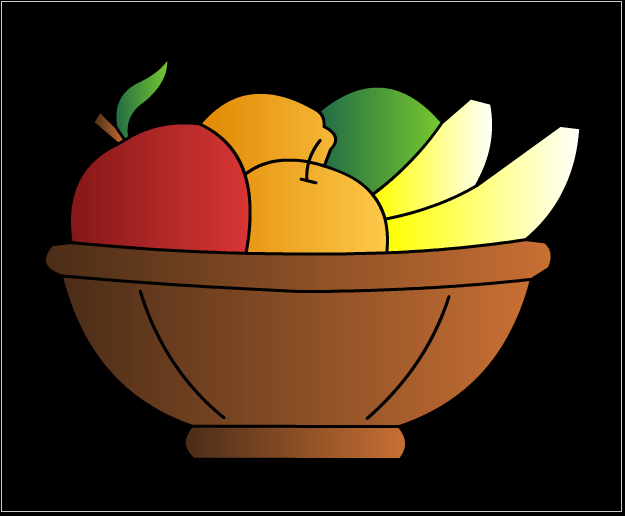
//> input picture imageprocessing/a.png, 625 x 516 px
$ ./track   (built with g++ and OpenCV 4)
//> lines starting //> are read from the running program, lines starting //| are printed output that depends on the picture; after the words box and inside, x2 and y2 are one past the last pixel; in counts of white or black regions, pixels touching at a corner belong together
#include "opencv2/core/core.hpp"
#include "opencv2/highgui/highgui.hpp"
#include "opencv2/imgproc/imgproc.hpp"
#include "iostream"

using namespace cv;
using namespace std;

int main()

{
  Mat a= imread("a.png",1);
//> a is the input picture: 516 rows x 625 cols, CV_8UC3; mean B, G, R 23.9, 48.6, 71.6
    int i,j,th=0;
    namedWindow( "color2", WINDOW_AUTOSIZE );
    createTrackbar("qwerty","color2",&th,255);
    while(1)
    {

    Mat b(a.rows,a.cols,CV_8UC1,Scalar(0));

    for(i=0;i<a.rows;i++)
       { for(j=0;j<a.cols;j++)
         {
            b.at<uchar>(i,j)=0.114*a.at<Vec3b>(i,j)[0]+0.587*a.at<Vec3b>(i,j)[1]+0.299*a.at<Vec3b>(i,j)[2];
         }
        }
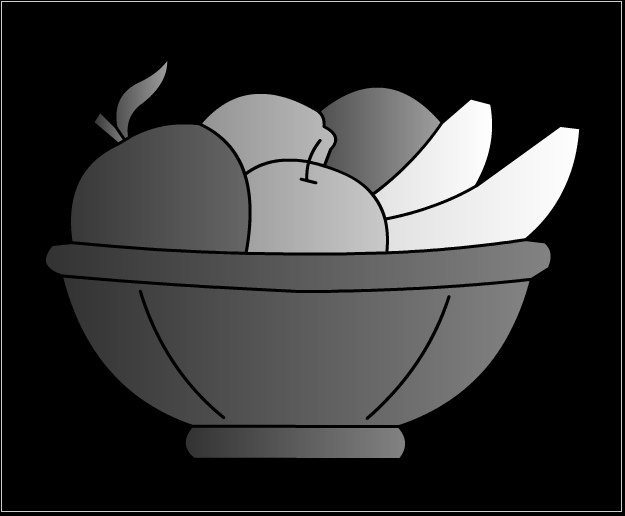
//> b: 516 rows x 625 cols, CV_8UC1; min 0, max 254, mean 52.5

        for(i=0;i<a.rows;i++)
       { for(j=0;j<a.cols;j++)
         {
            if(b.at<uchar>(i,j)>th)
                b.at<uchar>(i,j)=255;

            else
                b.at<uchar>(i,j)=0;
}}
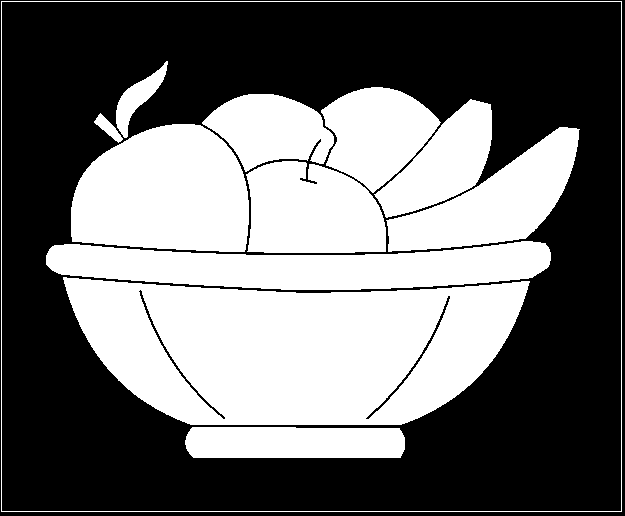
//> b: 516 rows x 625 cols, CV_8UC1; 43.7% white; 12 white regions, largest, box (x1, y1, x2, y2) and area: (63, 277, 530, 425) 51644, (71, 124, 249, 252) 18500, (46, 241, 551, 290) 16898

namedWindow("color",WINDOW_AUTOSIZE);
imshow("color",b);

int i=waitKey(50);
//> the Esc key is pressed
if(i==27)
break;                                          // Wait for a keystroke in the window
    }
  return 0;
  }
